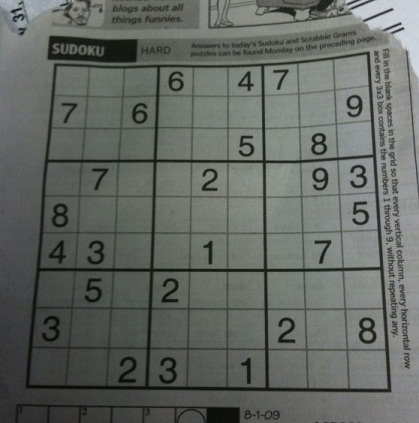
#> input picture datas/images/sudoku.jpg, 419 x 423 px
$ python 16_adaptiveThreshold.py
#> lines starting #> are read from the running program, lines starting #| are printed output that depends on the picture; after the words box and inside, x2 and y2 are one past the last pixel; in counts of white or black regions, pixels touching at a corner belong together
# 모듈 불러오기
import cv2 as cv
import numpy as np
import matplotlib.pyplot as plt
import os

# 이미지 파일 불러오기
strfile = os.getcwd() + "/datas/images/sudoku.jpg"
img = cv.imread(strfile, cv.IMREAD_GRAYSCALE)
#> img: shape (423, 419); min 5, max 218, mean 101.9

# threshold binary
result, img_threshold = cv.threshold(img, 127, 255, cv.THRESH_BINARY)
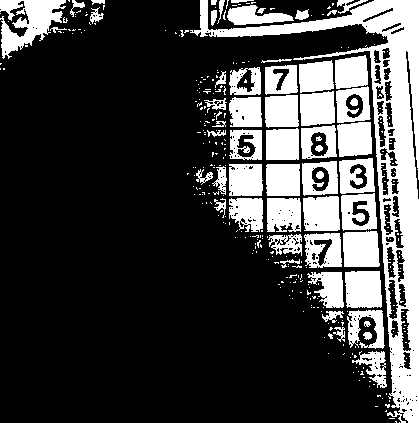
#> img_threshold: shape (423, 419); 25.6% white; 333 white regions (274 under 20 px), largest, box (x1, y1, x2, y2) and area: (190, 0, 419, 423) 14935, (0, 0, 66, 59) 2037, (345, 271, 382, 308) 1282

# adaptive threshold by mean
img_mean = cv.adaptiveThreshold(img, 255, cv.ADAPTIVE_THRESH_MEAN_C, cv.THRESH_BINARY, 11, 4)
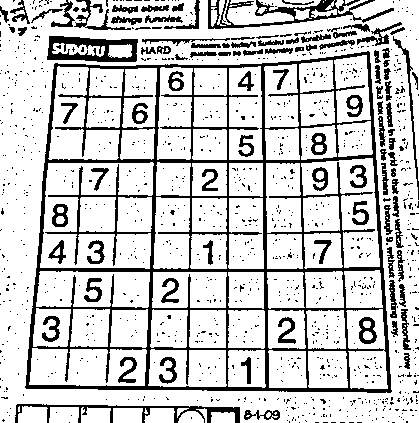
#> img_mean: shape (423, 419); 79.7% white; 1126 black regions (1022 under 20 px), largest, box (x1, y1, x2, y2) and area: (25, 51, 392, 393) 17506, (208, 0, 394, 29) 1551, (47, 36, 138, 62) 1307

# adaptive threshold by gaussian
img_gaussian = cv.adaptiveThreshold(img, 255, cv.ADAPTIVE_THRESH_GAUSSIAN_C, cv.THRESH_BINARY, 11, 4)
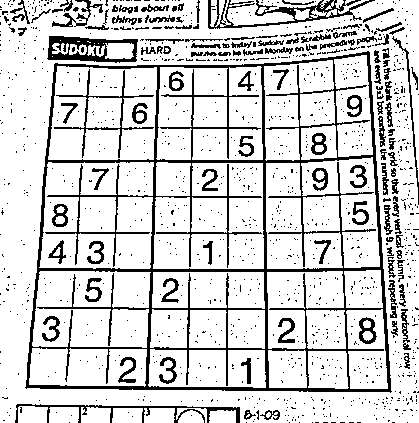
#> img_gaussian: shape (423, 419); 82.5% white; black in thin lines or dots

# 출력하기

# 원본 파일
plt.subplot(1, 4, 1)
plt.imshow(img, cmap='gray')

# threshold binary
plt.subplot(1, 4, 2)
plt.imshow(img_threshold, cmap='gray')

# adaptive threshold by mean
plt.subplot(1, 4, 3)
plt.imshow(img_mean, cmap='gray')

# adaptive threshold by gaussian
plt.subplot(1, 4, 4)
plt.imshow(img_gaussian, cmap='gray')

plt.show()
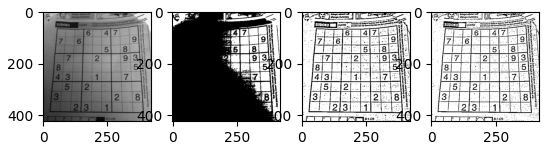
#> figure drawn by matplotlib, 4 panels

$ run again, with datas/images/faces.jpg copied over datas/images/sudoku.jpg
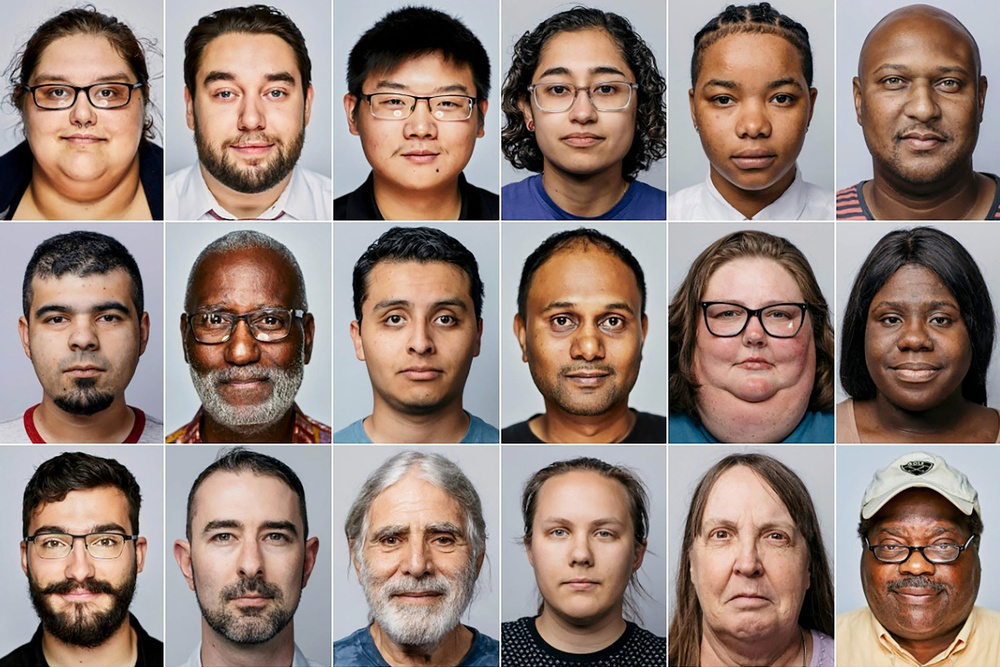
#> input picture datas/images/faces.jpg, 1000 x 667 px, shrunk from 2048 x 1365 before the run
#> `result, img_threshold = cv.threshold(img, 127, 255, cv.THRESH_BINARY)`:
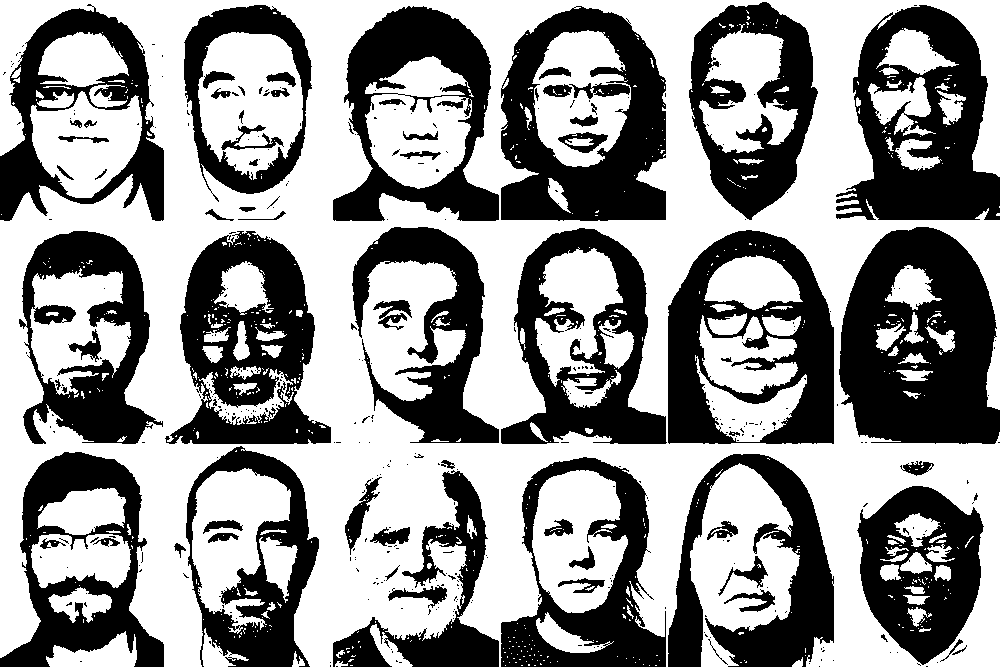
#> img_threshold: shape (667, 1000); 58.2% white; 412 black regions (337 under 20 px), largest, box (x1, y1, x2, y2) and area: (839, 227, 1000, 444) 25462, (501, 6, 666, 221) 19619, (836, 5, 1000, 220) 19583
#> img_mean: shape (667, 1000); 68.5% white; 2728 black regions (2317 under 20 px), largest, box (x1, y1, x2, y2) and area: (668, 230, 834, 444) 10685, (165, 230, 331, 444) 9764, (0, 452, 164, 667) 9218
#> `img_gaussian = cv.adaptiveThreshold(img, 255, cv.ADAPTIVE_THRESH_GAUSS..`:
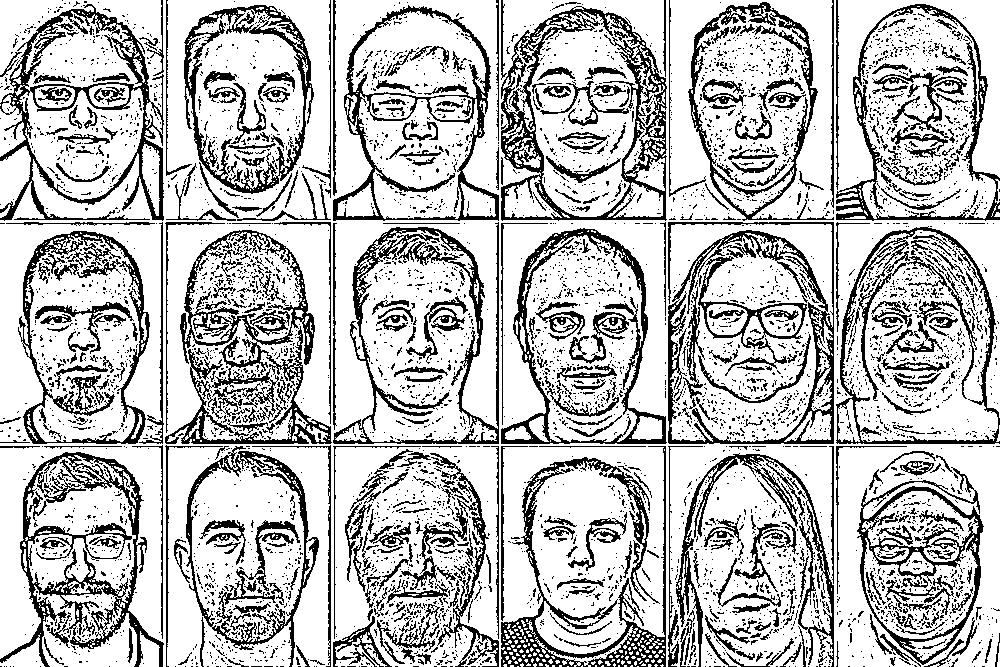
#> img_gaussian: shape (667, 1000); 74.7% white; black in thin lines or dots
